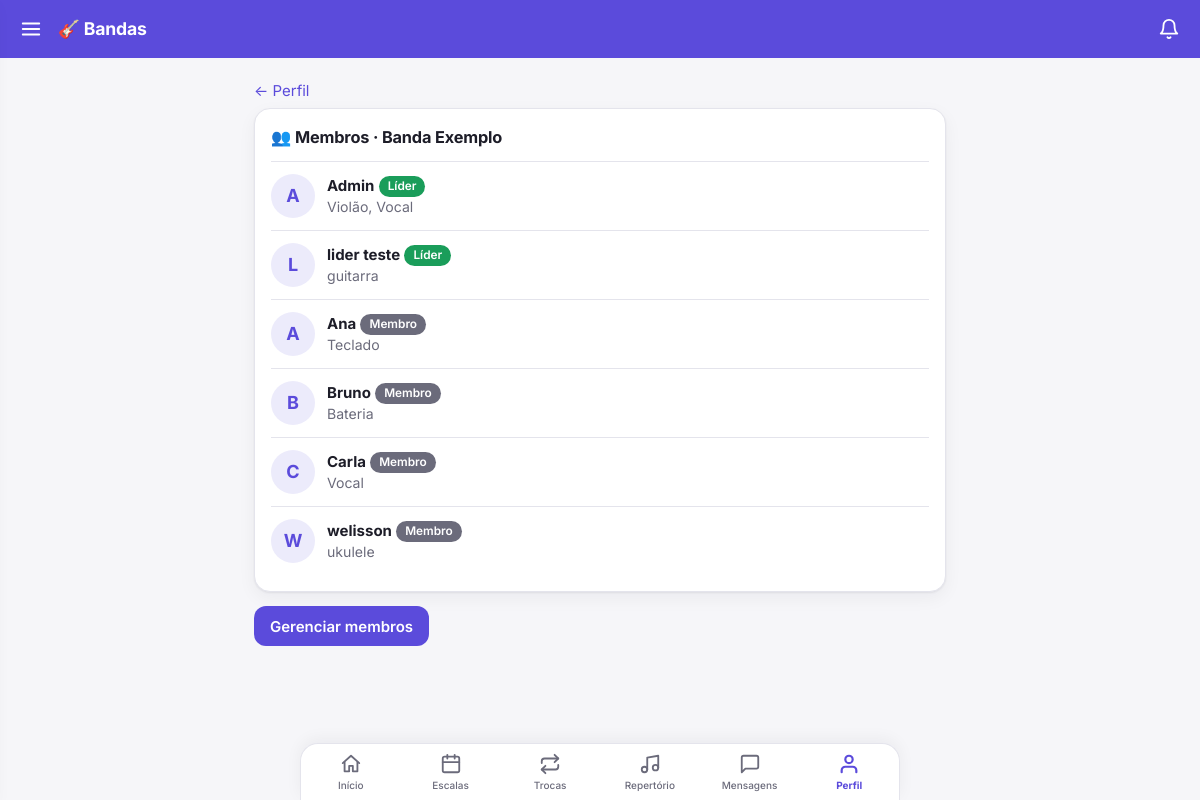
The app's page /equipe/ (signed in), older data.
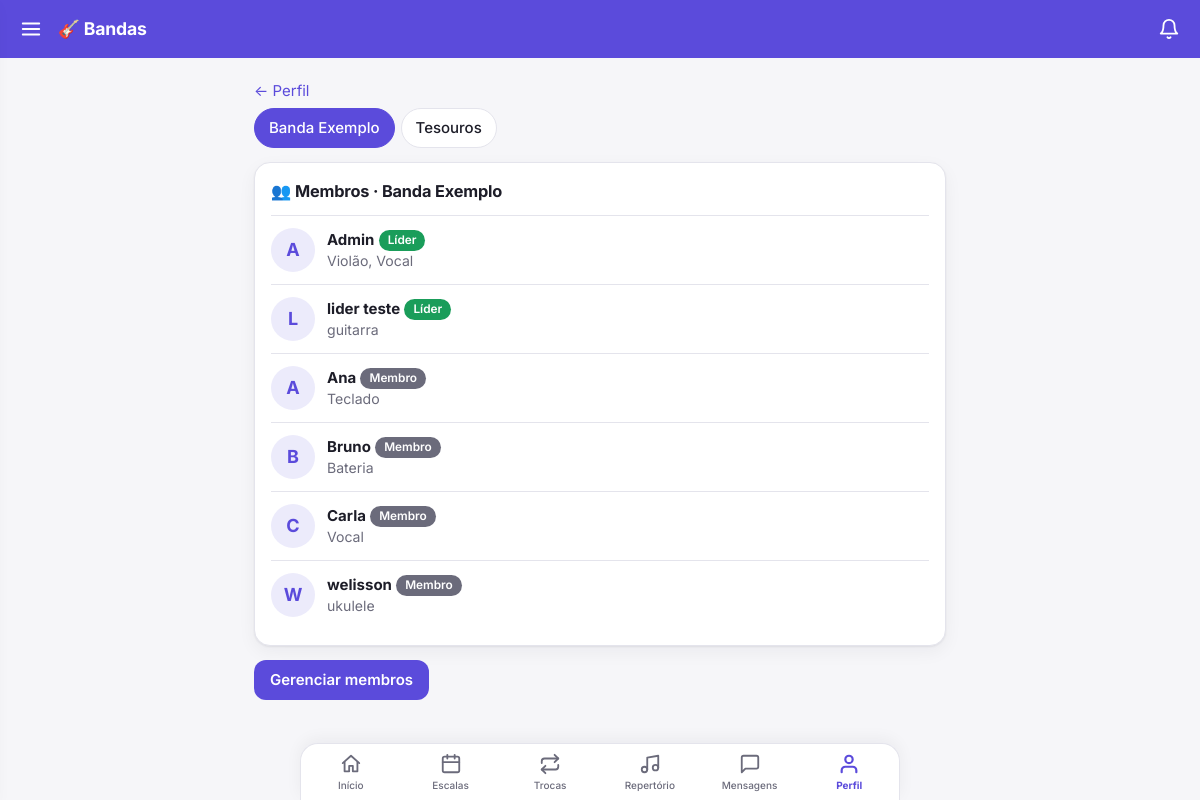
The same page, newer data.
### core/models.py (models this page shows, shortened)
class Membro(models.Model):
    PAPEIS = [("lider", "Líder"), ("membro", "Membro")]
    user = models.ForeignKey(settings.AUTH_USER_MODEL, on_delete=models.CASCADE, related_name="membros")
    banda = models.ForeignKey(Banda, on_delete=models.CASCADE, related_name="membros")
    papel = models.CharField(max_length=10, choices=PAPEIS, default="membro")
    instrumentos = models.CharField(max_length=200, blank=True, help_text="Ex.: Violão, Baixo, Vocal")
    class Meta:
        unique_together = ("user", "banda")

class Perfil(models.Model):
    user = models.OneToOneField(settings.AUTH_USER_MODEL, on_delete=models.CASCADE, related_name="perfil")
    trocar_senha = models.BooleanField(default=False)
    notif_email = models.BooleanField(default=True)
    notif_push = models.BooleanField(default=True)
    nascimento = models.DateField(null=True, blank=True)
    foto_em = models.DateTimeField(null=True, blank=True)

class Banda(models.Model):
    nome = models.CharField(max_length=100)
    descricao = models.TextField(blank=True)

### core/views.py (the view)
# urls.py: path("equipe/", v.equipe, name="equipe"),
@login_required
def equipe(request):
    bandas, banda = _banda_escolhida(request)
    membros = (Membro.objects.filter(banda=banda).select_related("user__perfil")
               .order_by("papel", "user__first_name", "user__username")) if banda else []
    pode = bool(banda) and banda.membros.filter(user=request.user, papel="lider").exists()
    return render(request, "equipe.html", dict(bandas=bandas, banda=banda, membros=membros, pode_gerenciar=pode))

### core/templatetags/menu.py (called while the page is built)
@register.simple_tag(takes_context=True)
def usuario_eh_lider(context):
    u = context["request"].user
    return u.is_authenticated and Membro.objects.filter(user=u, papel="lider").exists()

@register.simple_tag
def avatar(user_id, nome, foto_em=None, tamanho=40):
    if foto_em:
        return format_html('<img class="av" src="{}?v={}" width="{}" height="{}" alt="">',
                           reverse("foto", args=[user_id]), int(foto_em.timestamp()), tamanho, tamanho)
    ini = (str(nome or "?").strip()[:1] or "?").upper()
    return format_html('<span class="av ini" style="width:{0}px;height:{0}px;font-size:{1}px">{2}</span>',
                       tamanho, int(int(tamanho) * 0.42), ini)

### core/views.py (called while the page is built)
def _banda_escolhida(request):
    bandas = list(Banda.objects.filter(membros__user=request.user).order_by("nome"))
    alvo = next((b for b in bandas if str(b.pk) == request.GET.get("banda")), bandas[0] if bandas else None)
    return bandas, alvo

### core/templates/equipe.html
{% extends "base.html" %}{% load menu %}{% block content %}
<p><a href="{% url 'perfil' %}">← Perfil</a></p>
{% if bandas|length > 1 %}<div class="seg">{% for b in bandas %}<a class="{% if b.pk == banda.pk %}on{% endif %}" href="?banda={{ b.pk }}">{{ b.nome }}</a>{% endfor %}</div>{% endif %}
{% if banda %}<div class="card"><h2>👥 Membros · {{ banda.nome }}</h2>
{% for m in membros %}<div class="linha"><div class="quem">{% avatar m.user_id m.user.get_full_name|default:m.user.username m.user.perfil.foto_em 44 %}
<div><b>{{ m.user.get_full_name|default:m.user.username }}</b> <span class="tag {% if m.papel == 'lider' %}confirmado{% endif %}">{{ m.get_papel_display }}</span>
<div class="mut">{{ m.instrumentos|default:"—" }}{% if m.user.perfil.nascimento %} · 🎂 {{ m.user.perfil.nascimento|date:"d/m" }}{% endif %}</div></div></div></div>{% endfor %}</div>
{% if pode_gerenciar %}<a href="{% url 'membros' %}"><button>Gerenciar membros</button></a>{% endif %}
{% else %}<div class="card"><p class="mut">Você ainda não participa de nenhum ministério.</p></div>{% endif %}
{% endblock %}

Row changes from the older to the newer data that the page shows:
now on one of the page's lists (row unchanged): Banda: nome "Banda Exemplo"
added Banda: nome "Tesouros"
